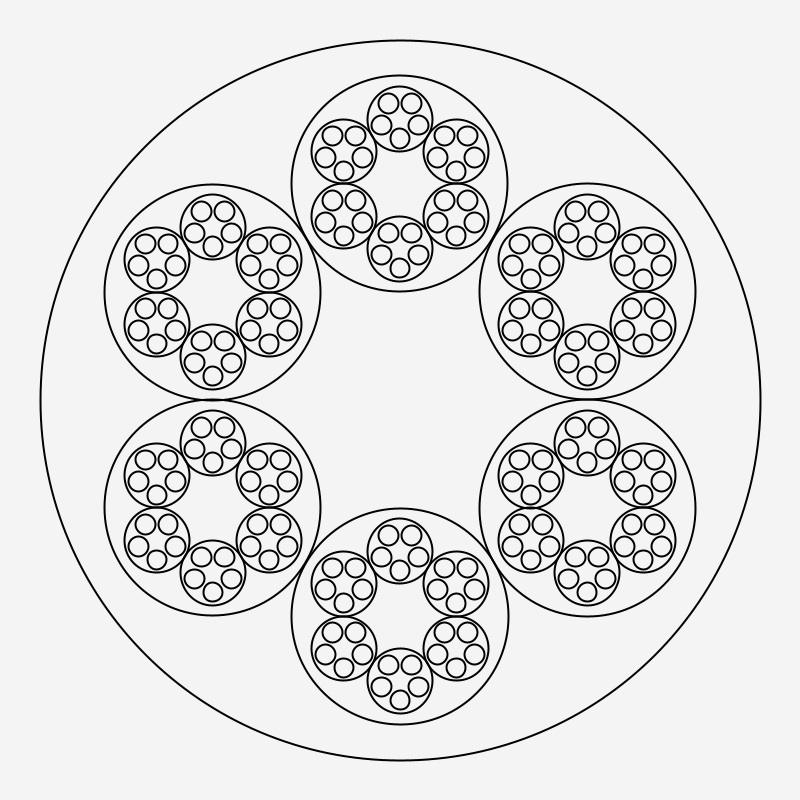
Frame 1 (no input)
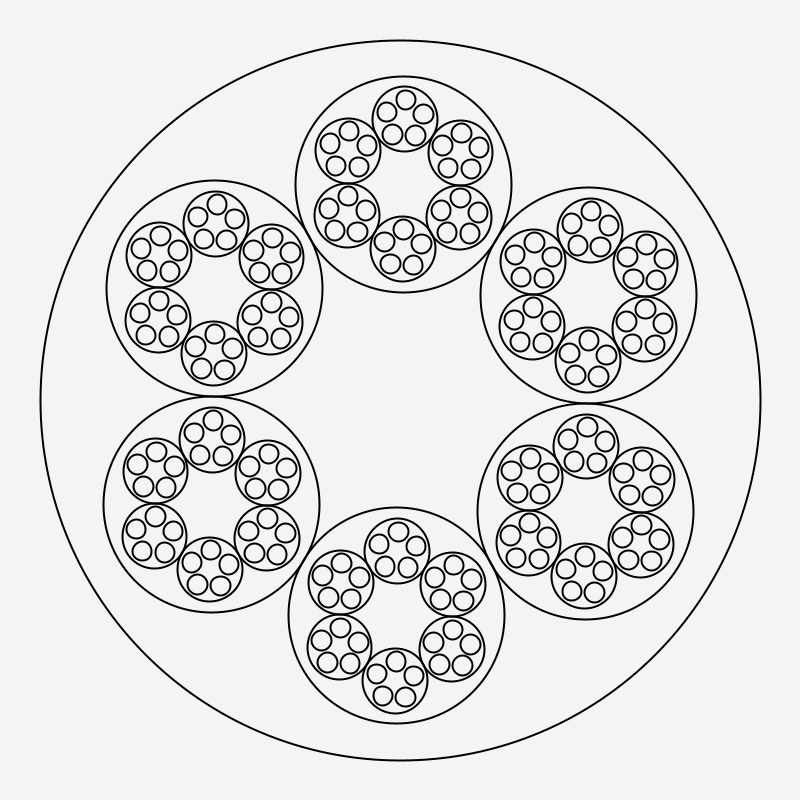
Frame 60 (the mouse pressed at the canvas centre just before this capture)
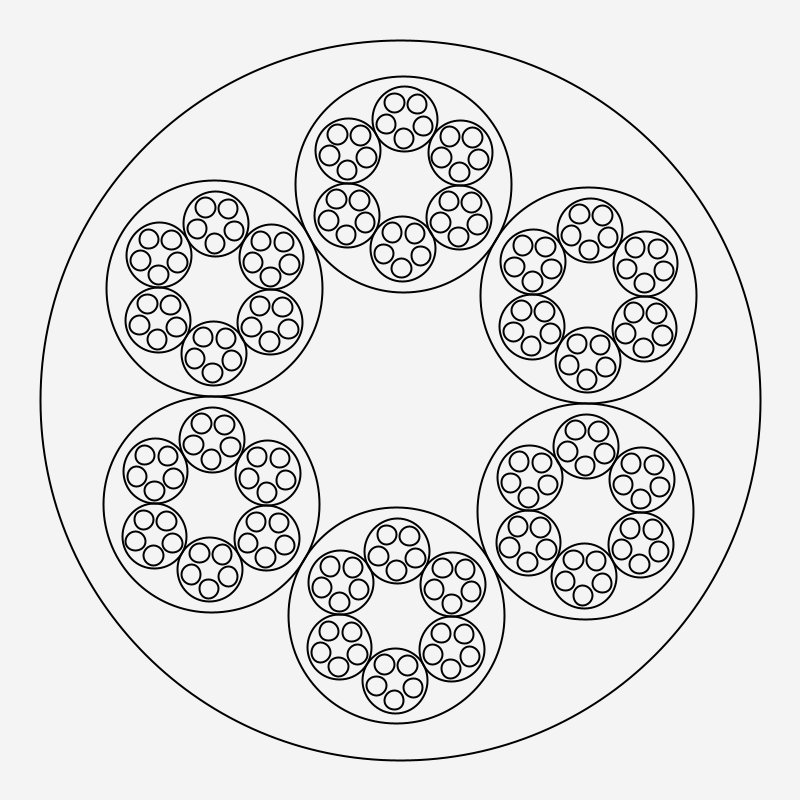
Frame 120 (the mouse held since frame 60 and released just before this capture)

The Processing sketch that drew these frames (run headless with seeded random() and noise(); from frame 60 on, the mouse is pressed at the canvas centre):

// Processing sketch: processing_171146
// ── processing_171146.pde

Blop[] b;
int n = 6;

void setup() {
  frameRate(60);
  size(800, 800);
  background(244);
  noFill();
  stroke(0);
  strokeWeight(2);
  b = new Blop[n];
  for (int i = 0; i < n; i++) b[i] = new Blop(width*0.9*0.3, (TWO_PI/n)*i, n, 2);
}

void draw() {
  background(244);
  translate(width/2, height/2);
  ellipse(0, 0, width*0.9, height*0.9);
  for (int i = 0; i < n; i++) b[i].draw_();
}

class Blop {
  float xPos, yPos, radius, theta;
  int num, depth;
  Blop[] blops;

  Blop(float r, float t, int n, int d) {
    radius = r;
    theta = t;
    num = n;
    depth = d;

    float dTheta = TWO_PI/num;
    blops = new Blop[num];
    if (depth > 0) for (int i = 0; i < num; i++) blops[i] = new Blop(radius*0.3, dTheta*i, n-1, d-1);
  }

  void move() {
    xPos = sin(theta)*radius;
    yPos = cos(theta)*radius;
    theta += radians(3/(depth+1));
  }

  void draw_() {
    move();
    pushMatrix();
    translate(xPos, yPos);
    ellipse(0, 0, radius, radius);
    if (depth > 0) for (int i = 0; i < num; i++) blops[i].draw_();
    popMatrix();
  }
}
